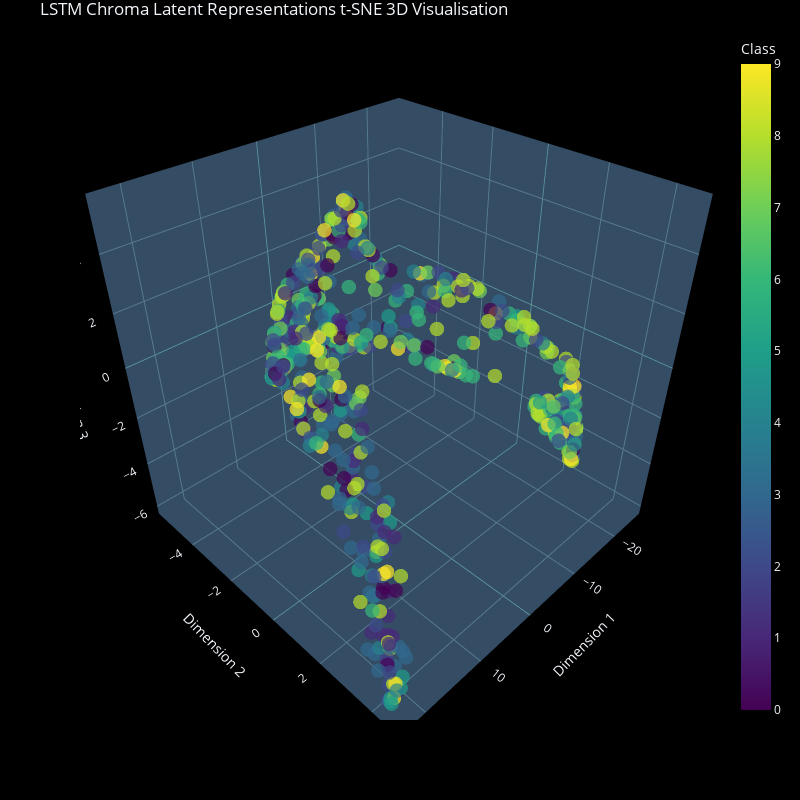

This figure's notebook cell:
### Code cell
tsne_3d_visualization("LSTM Chroma", worst_latent_vectors, labels)

### Figure 1 — Plotly figure (JSON) as saved in the notebook; plotly's stock layout.template omitted (floating-point values rounded to 4 significant figures; data arrays with more than 128 entries replaced by an {"elided": "..."} marker saying what was removed)
{"data": [{"hovertemplate": "x=%{x}<br>y=%{y}<br>z=%{z}<br>Class=%{marker.color}<extra></extra>", "legendgroup": "", "marker": {"color": {"elided": "575 int values"}, "coloraxis": "coloraxis", "symbol": "circle", "opacity": 0.7, "size": 5}, "mode": "markers", "name": "", "scene": "scene", "showlegend": false, "x": {"elided": "575 float values"}, "y": {"elided": "575 float values"}, "z": {"elided": "575 float values"}, "type": "scatter3d"}], "layout": {"scene": {"domain": {"x": [0.0, 1.0], "y": [0.0, 1.0]}, "xaxis": {"title": {"text": "Dimension 1"}, "gridcolor": "#577B8D", "zerolinecolor": "#57A6A1", "backgroundcolor": "#344C64"}, "yaxis": {"title": {"text": "Dimension 2"}, "gridcolor": "#577B8D", "zerolinecolor": "#57A6A1", "backgroundcolor": "#344C64"}, "zaxis": {"title": {"text": "Dimension 3"}, "gridcolor": "#577B8D", "zerolinecolor": "#57A6A1", "backgroundcolor": "#344C64"}, "aspectmode": "cube"}, "coloraxis": {"colorbar": {"title": {"text": "Class"}}, "colorscale": [[0.0, "#440154"], [0.1111, "#482878"], [0.2222, "#3e4989"], [0.3333, "#31688e"], [0.4444, "#26828e"], [0.5556, "#1f9e89"], [0.6667, "#35b779"], [0.7778, "#6ece58"], [0.8889, "#b5de2b"], [1.0, "#fde725"]]}, "legend": {"tracegroupgap": 0}, "title": {"text": "LSTM Chroma Latent Representations t-SNE 3D Visualisation"}, "margin": {"l": 80, "r": 80, "t": 30, "b": 80}, "paper_bgcolor": "black", "plot_bgcolor": "black", "autosize": false, "width": 800, "height": 800}}
